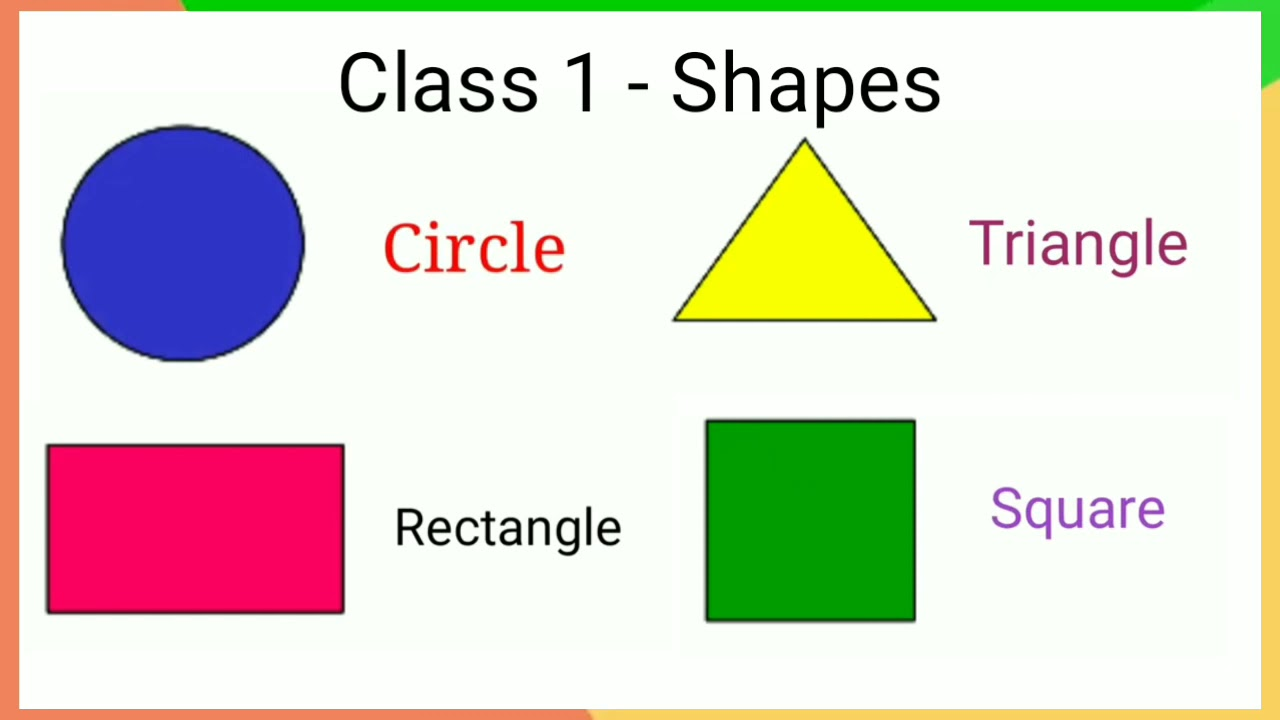
#> input picture shapes.jpg, 1280 x 720 px
$ python detect-circles.py
#> lines starting #> are read from the running program, lines starting #| are printed output that depends on the picture
import cv2
import numpy as np

# Load image
image = cv2.imread('shapes.jpg', 0)
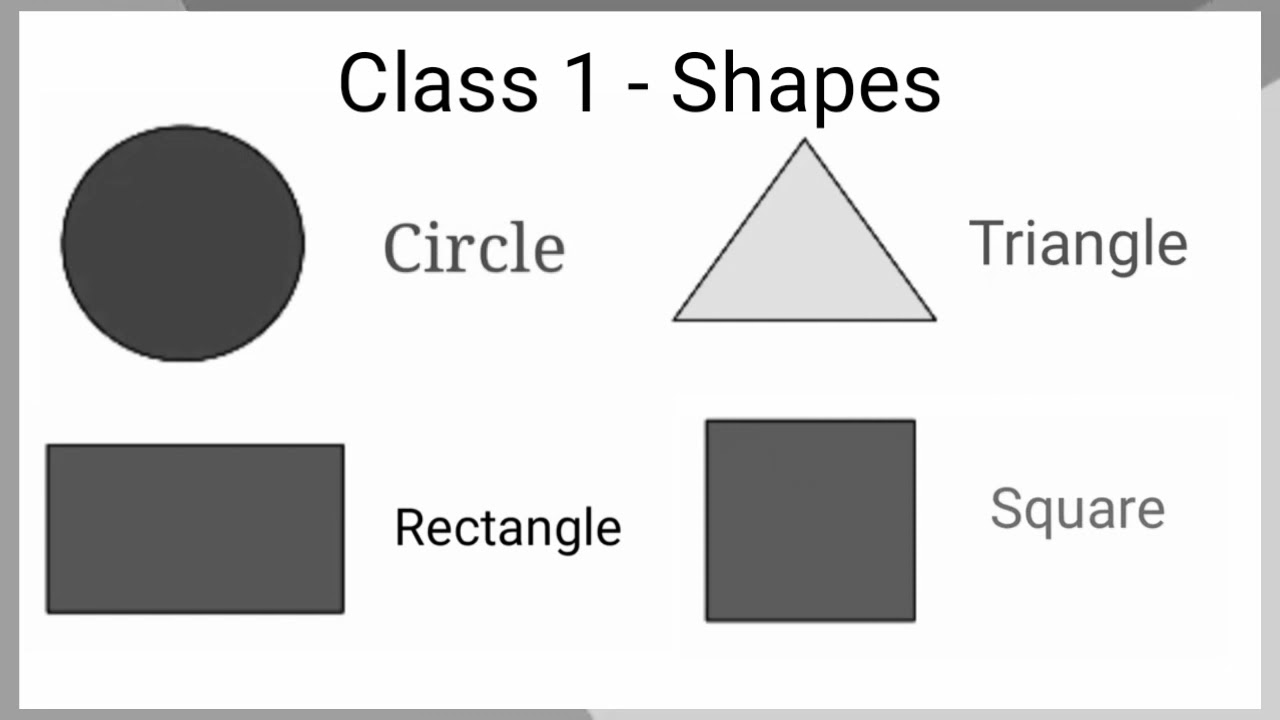
#> image: shape (720, 1280); min 0, max 255, mean 215.7

params = cv2.SimpleBlobDetector_Params()

params.filterByArea = True

params.minArea = 100


params.filterByCircularity = True
params.minCircularity = 0.9


params.filterByConvexity = True
params.minConvexity = 0.2


params.filterByInertia = True
params.minInertiaRatio = 0.01


detector = cv2.SimpleBlobDetector_create(params)

# Detect blobs
keypoints = detector.detect(image)
#> keypoints = ()

# Draw blobs on our image as red circles
blank = np.zeros((1, 1))
blobs = cv2.drawKeypoints(image, keypoints, blank, (255,155,100), cv2.DRAW_MATCHES_FLAGS_DRAW_RICH_KEYPOINTS)

number_of_blobs = len(keypoints)
#> number_of_blobs = 0
text = "Number of Circular Blobs: " + str(len(keypoints))
#> text = 'Number of Circular Blobs: 0'

cv2.putText(blobs, text, (20, 550), cv2.FONT_HERSHEY_SIMPLEX, 1, (255,255,100), 2)
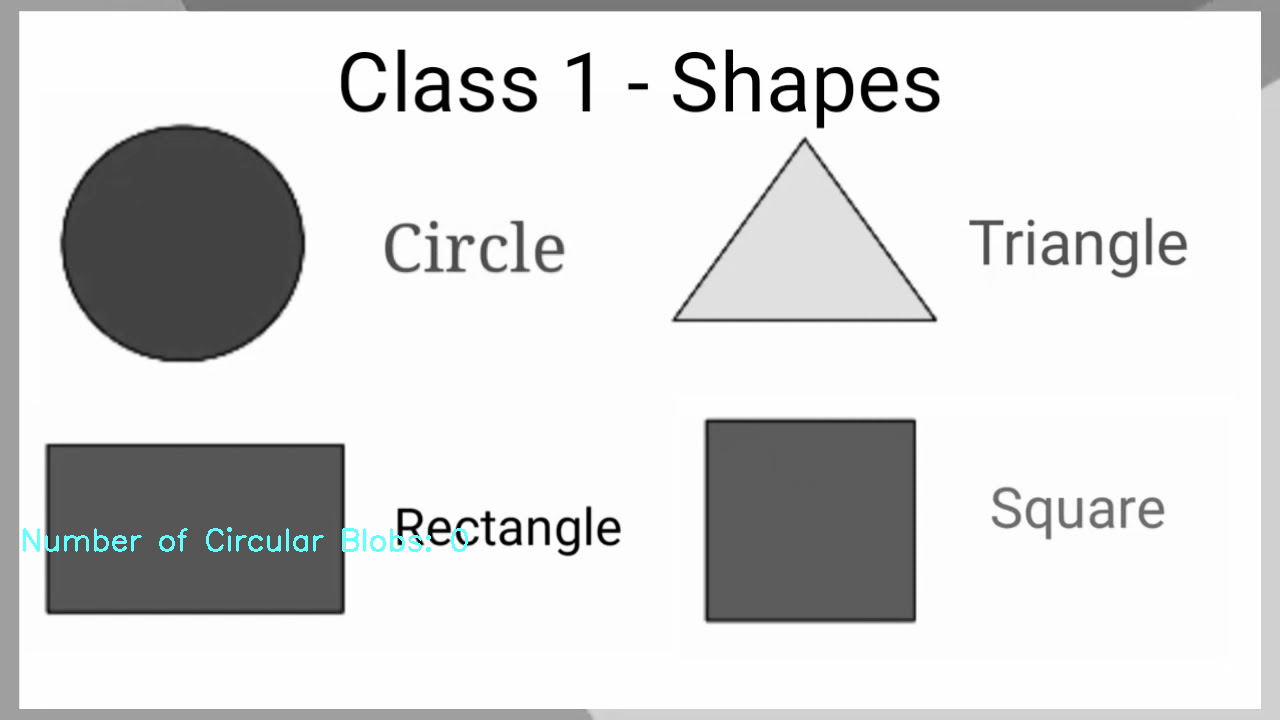
#> blobs: shape (720, 1280, 3); mean of channels 0, 1, 2 216, 216, 215.5; drawn as B, G, R

# Show blobs
cv2.imshow("Filtering Circular Blobs Only", blobs)

cv2.imwrite('detectCircle.jpg', image)

cv2.waitKey()

# Close all windows
cv2.destroyAllWindows()
